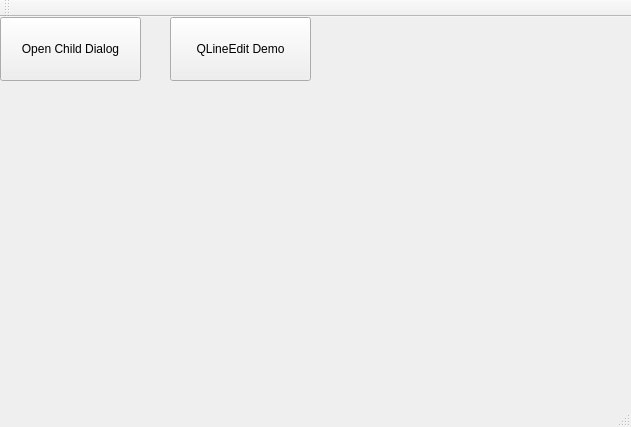
<?xml version="1.0" encoding="UTF-8"?>
<ui version="4.0">
 <class>QWindowDemoClass</class>
 <widget class="QMainWindow" name="QWindowDemoClass">
  <property name="geometry">
   <rect>
    <x>0</x>
    <y>0</y>
    <width>631</width>
    <height>427</height>
   </rect>
  </property>
  <property name="windowTitle">
   <string>QWindowDemo</string>
  </property>
  <widget class="QWidget" name="centralWidget">
   <widget class="QPushButton" name="BtnShowChildDlg">
    <property name="geometry">
     <rect>
      <x>0</x>
      <y>0</y>
      <width>141</width>
      <height>64</height>
     </rect>
    </property>
    <property name="text">
     <string>Open Child Dialog</string>
    </property>
   </widget>
   <widget class="QPushButton" name="BtnQLineEditDemo">
    <property name="geometry">
     <rect>
      <x>170</x>
      <y>0</y>
      <width>141</width>
      <height>64</height>
     </rect>
    </property>
    <property name="text">
     <string>QLineEdit Demo</string>
    </property>
   </widget>
  </widget>
  <widget class="QMenuBar" name="menuBar">
   <property name="geometry">
    <rect>
     <x>0</x>
     <y>0</y>
     <width>631</width>
     <height>23</height>
    </rect>
   </property>
  </widget>
  <widget class="QToolBar" name="mainToolBar">
   <attribute name="toolBarArea">
    <enum>TopToolBarArea</enum>
   </attribute>
   <attribute name="toolBarBreak">
    <bool>false</bool>
   </attribute>
  </widget>
  <widget class="QStatusBar" name="statusBar"/>
 </widget>
 <layoutdefault spacing="6" margin="11"/>
 <resources>
  <include location="QWindowDemo.qrc"/>
 </resources>
 <connections/>
 <slots>
  <slot>on_BtnQLineEditDemo_clicked()</slot>
 </slots>
</ui>
